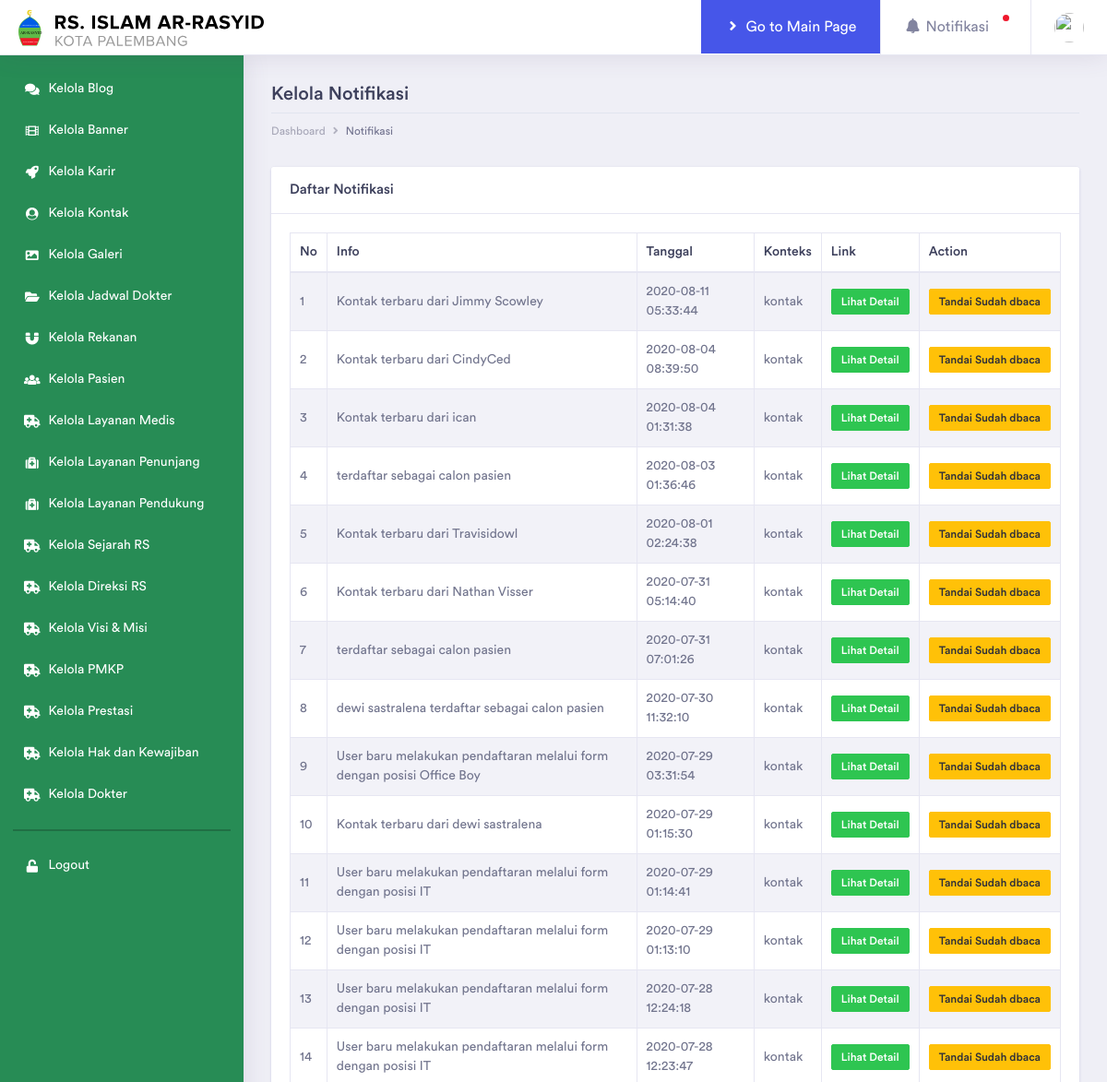
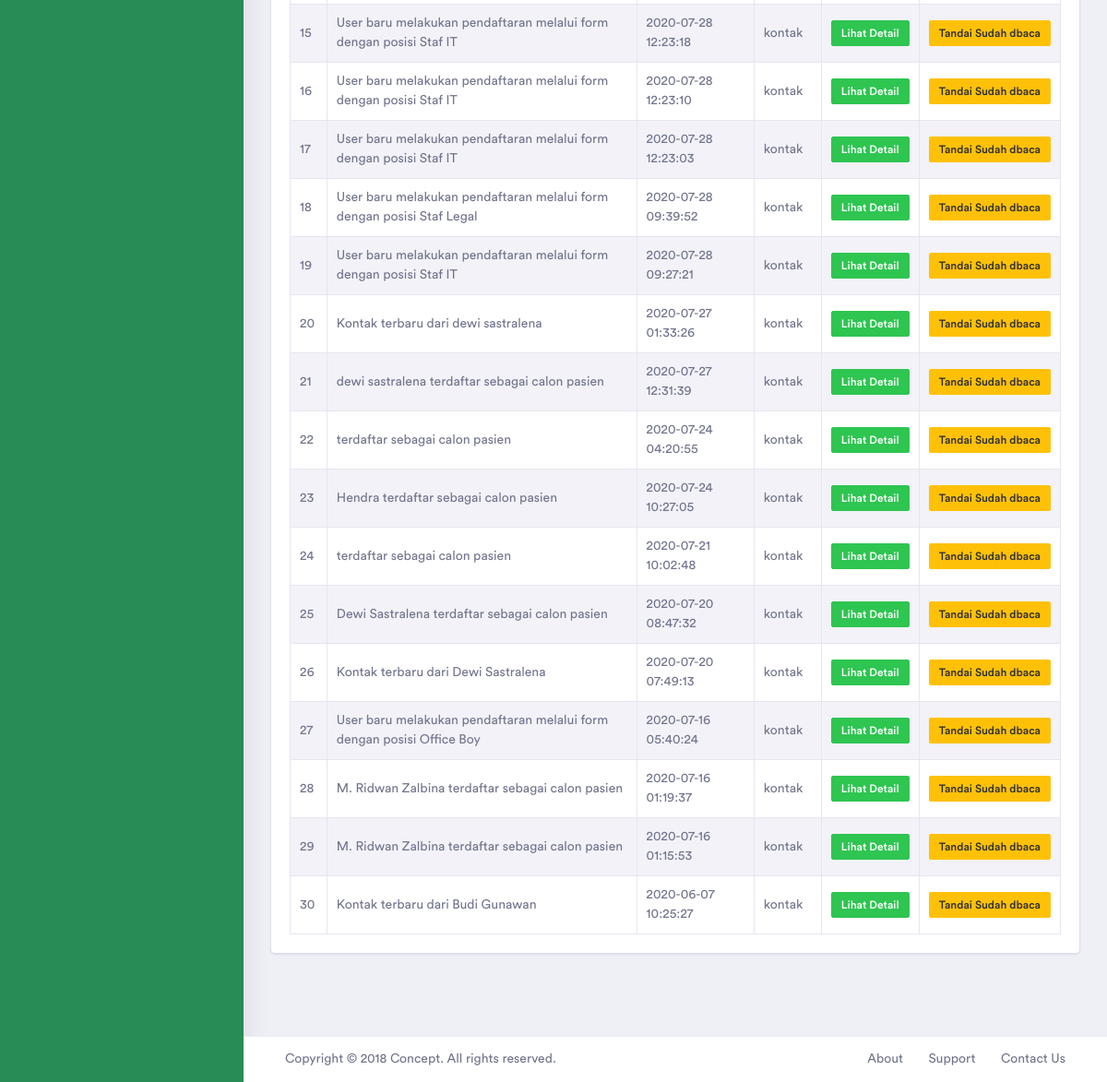
Screenshot of /index.php/notifikasi with the database file from the repository (2 pictures, top to bottom).
### tables this page shows
CREATE TABLE `notifikasi` (
  `id` int(11) NOT NULL,
  `pesan` text NOT NULL,
  `date_created` datetime NOT NULL,
  `status` enum('unread','read') NOT NULL,
  `type` enum('kontak','karir','pasien') NOT NULL,
  `konteks` text NOT NULL,
  `link` text NOT NULL
);

### application/controllers/Notifikasi.php (called while the page is built, shortened)
<?php
class Notifikasi extends CI_Controller {
	function __construct(){
		$this->load->helper('url');
		$this->load->library('form_validation');
		$this->load->helper('form');
		$this->load->library('form_validation');
    }
    public function index(){
		$data['title_bar'] = "";
		$data['header_page'] = "";
		$query2="SELECT * FROM notifikasi order by id DESC";
		$query_result2 = $this->db->query($query2)->result();
		$data['rekanan'] = $query_result2;
		$this->load->view('backview/header.php', $data);
		$this->load->view('backview/admin/navbar.php', $data);
		$this->load->view('backview/admin/dashboard/notifikasi.php', $data);
		$this->load->view('backview/footer.php', $data);
	}
}

### index.php (called while the page is built, shortened)
<?php
require_once BASEPATH.'core/CodeIgniter.php';

### application/views/backview/admin/dashboard/notifikasi.php (the view, shortened to what this page needs)
<div class="dashboard-wrapper">
	        <div class="dashboard-influence">
	            <div class="container-fluid dashboard-content">
	                <div class="row">
	                    <div class="col-xl-12 col-lg-12 col-md-12 col-sm-12 col-12">
	                        <div class="page-header">
	                            <h3 class="mb-2">Kelola Notifikasi</h3>
	                            <div class="page-breadcrumb">
	                                <nav aria-label="breadcrumb">
	                                    <ol class="breadcrumb">
	                                        <li class="breadcrumb-item"><a href="#" class="breadcrumb-link">Dashboard</a></li>
	                                        <li class="breadcrumb-item active" aria-current="page">Notifikasi</li>
	                                    </ol>
	                                </nav>
	                            </div>
	                        </div>
	                    </div>
                    </div>
                        <div class="row">
                            <div class="col-xl-12 col-lg-12 col-md-12 col-sm-12 col-12">
                                <div class="card">
                                    <div class="card-header">
                                        <h5 class="mb-0">Daftar Notifikasi</h5>
                                    </div>
                                    <div class="card-body">
                                        <div class="table-responsive">
                                            <table id="example" class="table table-striped table-bordered second" style="width:100%">
                                                <thead>
                                                    <tr>
                                                        <th>No</th>
                                                        <th>Info</th>
                                                        <th>Tanggal</th>
                                                        <th>Konteks</th>
                                                        <th>Link</th>
                                                        <th>Action</th>
                                                    </tr>
                                                </thead>
                                                <tbody>
                                                    <?php
                                                            $i = 0;
                                                            foreach($rekanan as $list){
                                                                $i = $i + 1;
                                                                ?>
                                                            <tr>
                                                                <td><?php echo $i; ?></td>
                                                                <td><?php echo $list->pesan;?></td>
                                                                <td><?php echo $list->date_created;?></td>
                                                                <td><?php echo $list->type;?></td>
                                                                <th><a href="<?php echo base_url()?><?php echo $list->link; ?>" class="btn btn-success btn-xs">Lihat Detail</a></th>
                                                                <th><a href="<?php echo base_url()?>notifikasi/delete/<?php echo $list->id; ?>/rekanan" class="btn btn-warning btn-xs">Tandai Sudah dbaca</a></th>
                                                            </tr>
                                                        <?php }
                                                    ?>
                                                </tbody>
                                            </table>
                                        </div>
                                    </div>
                                </div>
                            </div>
                        </div>
                </div>
            </div>
        <div class="footer">
            <div class="container-fluid">
                <div class="row">
                    <div class="col-xl-6 col-lg-6 col-md-6 col-sm-12 col-12">
                        Copyright © 2018 Concept. All rights reserved.
                    </div>
                    <div class="col-xl-6 col-lg-6 col-md-6 col-sm-12 col-12">
                        <div class="text-md-right footer-links d-none d-sm-block">
                            <a href="javascript: void(0);">About</a>
                            <a href="javascript: void(0);">Support</a>
                            <a href="javascript: void(0);">Contact Us</a>
                        </div>
                    </div>
                </div>
            </div>
        </div>
</div>

### application/views/backview/header.php (shortened to what this page needs)
<!doctype html>
<html lang="en">
<head>
    <link rel="stylesheet" href="<?php echo base_url()?>assets/backview/vendor/bootstrap/css/bootstrap.min.css">
    <link href="<?php echo base_url()?>assets/backview/vendor/fonts/circular-std/style.css" rel="stylesheet">
    <link rel="stylesheet" href="<?php echo base_url()?>assets/backview/libs/css/style.css">
    <link rel="stylesheet" href="<?php echo base_url()?>assets/backview/vendor/fonts/fontawesome/css/fontawesome-all.css">
    <link rel="stylesheet" href="<?php echo base_url()?>assets/backview/vendor/jvectormap/jquery-jvectormap-2.0.2.css">
    <link rel="stylesheet" type="text/css" href="https://cdn.datatables.net/v/bs4/jq-3.3.1/dt-1.10.20/af-2.3.4/b-1.6.1/b-colvis-1.6.1/b-flash-1.6.1/b-html5-1.6.1/b-print-1.6.1/cr-1.5.2/fc-3.3.0/fh-3.1.6/kt-2.5.1/r-2.2.3/rg-1.1.1/rr-1.2.6/sc-2.0.1/sl-1.3.1/datatables.min.css"/>
</head>
<body>

### application/views/backview/admin/navbar.php (shortened to what this page needs)
<div class="dashboard-main-wrapper">
        <div class="dashboard-header">
            <nav class="navbar navbar-expand-lg bg-white fixed-top">
                <center><a href="<?php echo base_url();?>"><img style="height:40px;padding-left:20px;" src="<?php echo base_url();?>assets/frontview/img/logo3.svg" alt=""></a></center>
                <div class="collapse navbar-collapse " id="navbarSupportedContent">
                    <ul class="navbar-nav ml-auto navbar-right-top">
                        <li class="nav-item dropdown notification">
                            <a class="nav-link active btn-primary" href="<?php echo base_url(); ?>" target="_blank"><i class="fa fa-fw fa-angle-right"></i>&nbsp;Go to Main Page<span class="badge badge-success"></span></a>
                        </li>
                        <li class="nav-item dropdown notification">
                            <a class="nav-link nav-icons" href="<?php echo base_url()?>admin/notifikasi" id="navbarDropdownMenuLink1"><i class="fas fa-fw fa-bell"></i> Notifikasi&nbsp;&nbsp;&nbsp;&nbsp;&nbsp;<span class="indicator"></span></a>
                        </li>
                        <li class="nav-item dropdown nav-user">
                            <a class="nav-link nav-user-img" href="#" id="navbarDropdownMenuLink2" data-toggle="dropdown" aria-haspopup="true" aria-expanded="false"><img src="https://image.flaticon.com/icons/svg/2948/2948035.svg" alt="" class="user-avatar-md rounded-circle"></a>
                        </li>
                    </ul>
                </div>
            </nav>
        </div>
        <div class="nav-left-sidebar sidebar-dark">
            <div class="menu-list">
                <nav class="navbar navbar-expand-lg navbar-light">
                    <div class="collapse navbar-collapse" id="navbarNav">
                        <ul class="navbar-nav flex-column">
                            <li class="nav-item ">
                                <a class="nav-link" href="<?php echo base_url(); ?>admin" ><i class="fa fa-fw fa-comments"></i>Kelola Blog <span class="badge badge-success">6</span></a>
                            </li>
                            <li class="nav-item ">
                                <a class="nav-link" href="<?php echo base_url(); ?>admin/banner" ><i class="fa fa-fw fa-film"></i>Kelola Banner <span class="badge badge-success">6</span></a>
                            </li>
                            <li class="nav-item ">
                                <a class="nav-link" href="<?php echo base_url(); ?>admin/karir/" ><i class="fa fa-fw fa-rocket"></i>Kelola Karir <span class="badge badge-success">6</span></a>
                            </li>
                            <li class="nav-item ">
                                <a class="nav-link" href="<?php echo base_url(); ?>admin/kontak" ><i class="fa fa-fw fa-user-circle"></i>Kelola Kontak <span class="badge badge-success">6</span></a>
                            </li>
                            <li class="nav-item ">
                                <a class="nav-link" href="<?php echo base_url(); ?>admin/galeri" ><i class="fa fa-fw fa-image"></i>Kelola Galeri <span class="badge badge-success">6</span></a>
                            </li>
                            <li class="nav-item ">
                                <a class="nav-link" href="<?php echo base_url(); ?>admin/jadwaldokter" ><i class="fa fa-fw fa-folder-open"></i>Kelola Jadwal Dokter <span class="badge badge-success">6</span></a>
                            </li>
                            <li class="nav-item ">
                                <a class="nav-link" href="<?php echo base_url(); ?>admin/rekanan" ><i class="fa fa-fw fa-magnet"></i>Kelola Rekanan<span class="badge badge-success">6</span></a>
                            </li>
                            <li class="nav-item ">
                                <a class="nav-link" href="<?php echo base_url(); ?>admin/pasien" ><i class="fa fa-fw fa-users"></i>Kelola Pasien<span class="badge badge-success">6</span></a>
                            </li>
                            <li class="nav-item ">
                                <a class="nav-link" href="<?php echo base_url(); ?>admin/layanan" ><i class="fa fa-fw fa-ambulance"></i>Kelola Layanan Medis<span class="badge badge-success">6</span></a>
                            </li>
                            <li class="nav-item ">
                                <a class="nav-link" href="<?php echo base_url(); ?>admin/penunjang" ><i class="fa fa-fw fa-medkit"></i>Kelola Layanan Penunjang<span class="badge badge-success">6</span></a>
                            </li>
                            <li class="nav-item ">
                                <a class="nav-link" href="<?php echo base_url(); ?>admin/pendukung" ><i class="fa fa-fw fa-medkit"></i>Kelola Layanan Pendukung<span class="badge badge-success">6</span></a>
                            </li>
                            <li class="nav-item ">
                                <a class="nav-link" href="<?php echo base_url(); ?>admin/profil/sejarah" ><i class="fa fa-fw fa-ambulance"></i>Kelola Sejarah RS<span class="badge badge-success">6</span></a>
                            </li>
                            <li class="nav-item ">
                                <a class="nav-link" href="<?php echo base_url(); ?>admin/profil/direksi" ><i class="fa fa-fw fa-ambulance"></i>Kelola Direksi RS<span class="badge badge-success">6</span></a>
                            </li>
                            <li class="nav-item ">
                                <a class="nav-link" href="<?php echo base_url(); ?>admin/profil/visimisi" ><i class="fa fa-fw fa-ambulance"></i>Kelola Visi & Misi<span class="badge badge-success">6</span></a>
                            </li>
                            <li class="nav-item ">
                                <a class="nav-link" href="<?php echo base_url(); ?>admin/profil/pmkp" ><i class="fa fa-fw fa-ambulance"></i>Kelola PMKP<span class="badge badge-success">6</span></a>
                            </li>
                            <li class="nav-item ">
                                <a class="nav-link" href="<?php echo base_url(); ?>admin/profil/prestasi" ><i class="fa fa-fw fa-ambulance"></i>Kelola Prestasi<span class="badge badge-success">6</span></a>
                            </li>
                            <li class="nav-item ">
                                <a class="nav-link" href="<?php echo base_url(); ?>admin/profil/hakkewajiban" ><i class="fa fa-fw fa-ambulance"></i>Kelola Hak dan Kewajiban<span class="badge badge-success">6</span></a>
                            </li>
                            <li class="nav-item ">
                                <a class="nav-link" href="<?php echo base_url(); ?>admin/profil/dokter" ><i class="fa fa-fw fa-ambulance"></i>Kelola Dokter<span class="badge badge-success">6</span></a>
                            </li>
                            <div style="border:0.1px solid #206f44; margin-top:15px; margin-bottom:15px;">
                            </div>
                            <li class="nav-item ">
                                <a class="nav-link" href="<?php echo base_url(); ?>login/logout" ><i class="fa fa-fw fa-unlock"></i>Logout<span class="badge badge-success">6</span></a>
                            </li>
                        </ul>
                    </div>
                </nav>
            </div>
        </div>

### application/views/backview/footer.php (shortened to what this page needs)
</body>
</html>

### rows the page displays
notifikasi: pesan "Kontak terbaru dari Jimmy Scowley", date_created "2020-08-11 05:33:44", type "kontak"
notifikasi: pesan "Kontak terbaru dari CindyCed", date_created "2020-08-04 08:39:50", type "kontak"
notifikasi: pesan "Kontak terbaru dari ican", date_created "2020-08-04 01:31:38", type "kontak"
notifikasi: pesan "terdaftar sebagai calon pasien", date_created "2020-08-03 01:36:46", type "kontak"
notifikasi: pesan "Kontak terbaru dari Travisidowl", date_created "2020-08-01 02:24:38", type "kontak"
notifikasi: pesan "Kontak terbaru dari Nathan Visser", date_created "2020-07-31 05:14:40", type "kontak"
notifikasi: pesan "terdaftar sebagai calon pasien", date_created "2020-07-31 07:01:26", type "kontak"
notifikasi: pesan "dewi sastralena terdaftar sebagai calon pasien", date_created "2020-07-30 11:32:10", type "kontak"
notifikasi: pesan "User baru melakukan pendaftaran melalui form dengan posisi Office Boy", date_created "2020-07-29 03:31:54", type "kontak"
notifikasi: pesan "Kontak terbaru dari dewi sastralena", date_created "2020-07-29 01:15:30", type "kontak"
notifikasi: pesan "User baru melakukan pendaftaran melalui form dengan posisi IT", date_created "2020-07-29 01:14:41", type "kontak"
notifikasi: pesan "User baru melakukan pendaftaran melalui form dengan posisi IT", date_created "2020-07-29 01:13:10", type "kontak"
notifikasi: pesan "User baru melakukan pendaftaran melalui form dengan posisi IT", date_created "2020-07-28 12:24:18", type "kontak"
notifikasi: pesan "User baru melakukan pendaftaran melalui form dengan posisi IT", date_created "2020-07-28 12:23:47", type "kontak"
notifikasi: pesan "User baru melakukan pendaftaran melalui form dengan posisi Staf IT", date_created "2020-07-28 12:23:18", type "kontak"
notifikasi: pesan "User baru melakukan pendaftaran melalui form dengan posisi Staf IT", date_created "2020-07-28 12:23:10", type "kontak"
notifikasi: pesan "User baru melakukan pendaftaran melalui form dengan posisi Staf IT", date_created "2020-07-28 12:23:03", type "kontak"
notifikasi: pesan "User baru melakukan pendaftaran melalui form dengan posisi Staf Legal", date_created "2020-07-28 09:39:52", type "kontak"
notifikasi: pesan "User baru melakukan pendaftaran melalui form dengan posisi Staf IT", date_created "2020-07-28 09:27:21", type "kontak"
notifikasi: pesan "Kontak terbaru dari dewi sastralena", date_created "2020-07-27 01:33:26", type "kontak"
notifikasi: pesan "dewi sastralena terdaftar sebagai calon pasien", date_created "2020-07-27 12:31:39", type "kontak"
notifikasi: pesan "terdaftar sebagai calon pasien", date_created "2020-07-24 04:20:55", type "kontak"
notifikasi: pesan "Hendra terdaftar sebagai calon pasien", date_created "2020-07-24 10:27:05", type "kontak"
notifikasi: pesan "terdaftar sebagai calon pasien", date_created "2020-07-21 10:02:48", type "kontak"
notifikasi: pesan "Dewi Sastralena terdaftar sebagai calon pasien", date_created "2020-07-20 08:47:32", type "kontak"
notifikasi: pesan "Kontak terbaru dari Dewi Sastralena", date_created "2020-07-20 07:49:13", type "kontak"
notifikasi: pesan "User baru melakukan pendaftaran melalui form dengan posisi Office Boy", date_created "2020-07-16 05:40:24", type "kontak"
notifikasi: pesan "M. Ridwan Zalbina terdaftar sebagai calon pasien", date_created "2020-07-16 01:19:37", type "kontak"
notifikasi: pesan "M. Ridwan Zalbina terdaftar sebagai calon pasien", date_created "2020-07-16 01:15:53", type "kontak"
notifikasi: pesan "Kontak terbaru dari Budi Gunawan", date_created "2020-06-07 10:25:27", type "kontak"
